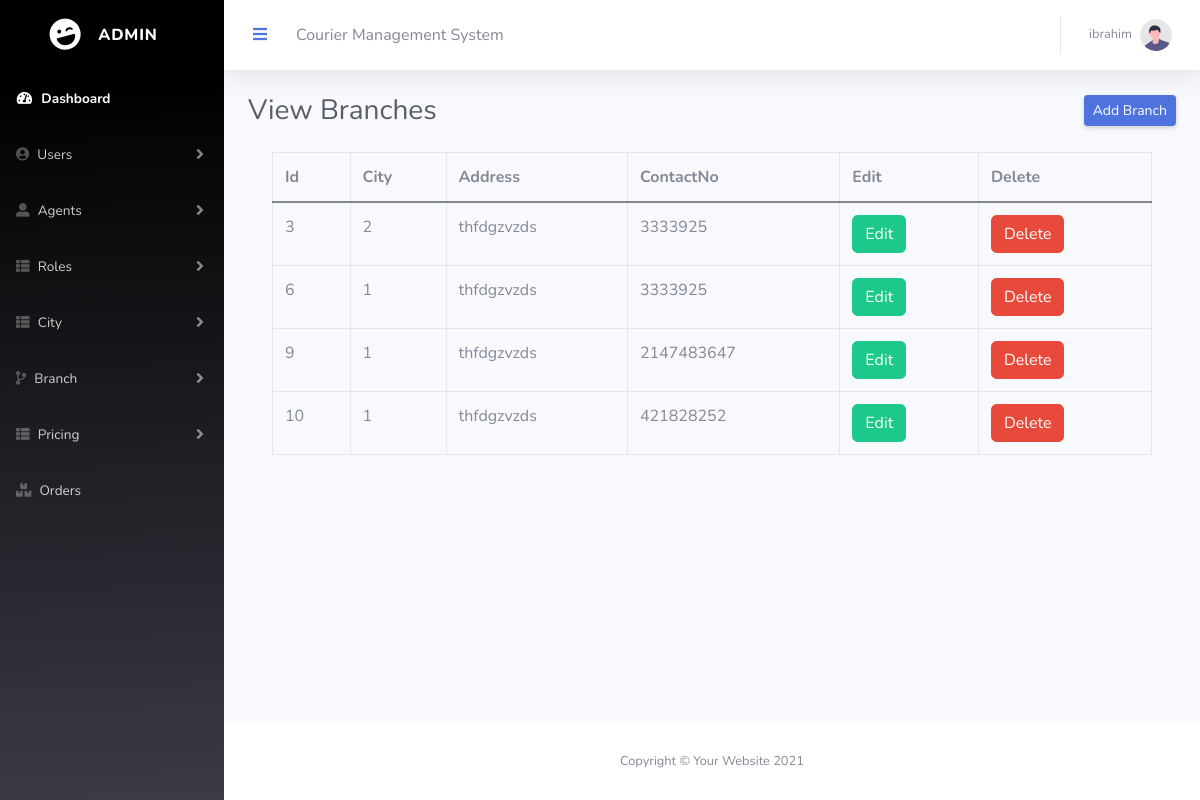
/Eproject/admin/branchlist.php (signed in), run on the app's committed database.
### tables this page shows
CREATE TABLE `tbl_branch` (
  `b_id` int(11) NOT NULL,
  `ci_id` int(11) NOT NULL,
  `b_address` varchar(50) NOT NULL,
  `b_contact` int(11) NOT NULL,
  `status` int(11) NOT NULL
);

### Eproject/admin/branchlist.php (the view, shortened to what this page needs)
<?php
include('connection.php');
$select_q ='SELECT * FROM `tbl_branch` WHERE status=0';
$run_q = mysqli_query($conn, $select_q);
?>
                <?php include('topbar.php')?>
                <div class="container-fluid">
                    <div class="d-sm-flex align-items-center justify-content-between mb-4">
                        <h1 class="h3 mb-0 text-gray-800">View Branches</h1>
                        <a href="branchadd.php" class="d-none d-sm-inline-block btn btn-sm btn-primary shadow-sm">Add Branch</a>
                    </div>
<div class="container">
<table class="table table-bordered">
  <thead>
    <tr>
      <th>Id</th>
      <th>City</th>
      <th>Address</th>
      <th>ContactNo</th>
      <th>Edit</th>
      <th>Delete</th>
    </tr>
  </thead>
  <tbody>
    <?php while($row = mysqli_fetch_array($run_q)){?>
    <tr>
    <td><?php echo $row['b_id'];?></td>
      <td><?php echo $row['ci_id'];?></td>
      <td><?php echo $row['b_address'];?></td>
      <td><?php echo $row['b_contact'];?></td>
      <td><a href="editbranch.php?id=<?php echo $row['b_id'];?>" class="btn btn-success">Edit</a></td>
      <td><a href="deletebranch.php?id=<?php echo $row['b_id'];?>" class="btn btn-danger">Delete</a></td>
    </tr>
  <?php } ?>
  </tbody>
</table>
</div>
                </div>
            </div>
       <?php include('footer.php')?>

### data on the page
tbl_branch: b_id "3", ci "2", b_address "thfdgzvzds", b_contact "3333925"
tbl_branch: b_id "6", ci "1", b_address "thfdgzvzds", b_contact "3333925"
tbl_branch: b_id "9", ci "1", b_address "thfdgzvzds", b_contact "2147483647"
tbl_branch: b_id "10", ci "1", b_address "thfdgzvzds", b_contact "421828252"

### other printed values
$_SESSION['user_name'] "ibrahim"
